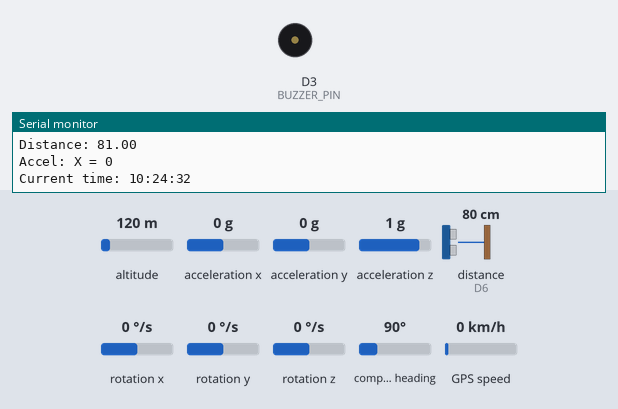
Bench run of a sketch on a simulated ESP8266 (NodeMCU). On the bench: buzzer (waves = sounding), the last lines printed to the serial monitor. The inputs (shaded band) are chosen by the test bench; at power-on: acceleration x 0 g, altitude 120 m, acceleration y 0 g, acceleration z 1 g, distance to the obstacle (sensor on D6) 80 cm, rotation x 0 °/s, rotation y 0 °/s, rotation z 0 °/s, compass heading 90°, GPS speed 0 km/h. The echo pulse lasts 58.3 µs per cm; WiFi joins after 1.5 s; servers stay silent unless stated; network time is answered at once with the bench clock; the local clock reads 2024-03-15 10:24:30 at power-on unless the sketch sets it; the GPS gets a fix after 3 s at 37.7749, -122.4194 with 8 satellites; no MQTT or app messages arrive unless stated.

Above: at 2.7 s.
2.8 s: acceleration x set to -0.3 g
6.1 s: acceleration x set to -0.6 g
At 9.1 s:
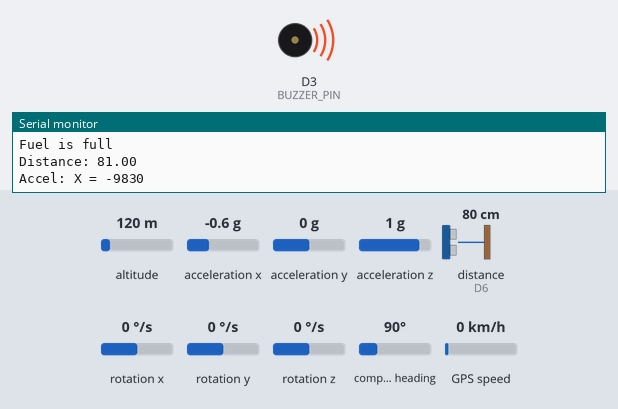
Timing chart, 0 to 10.6 s (numbered marks = the images above; inputs shaded):
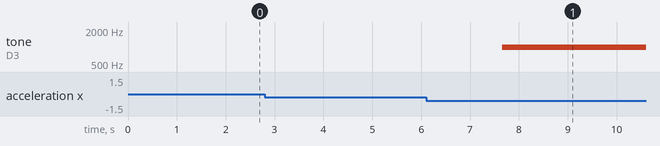

The sketch:

gps_new.ino
```cpp
#include <Arduino.h>
#include <ESP8266WiFi.h>
#include <PubSubClient.h>
#include <NewPing.h>
#include <Wire.h>
#include <MPU6050.h>
#include <NTPClient.h>
#include <WiFiUdp.h>
#include <SoftwareSerial.h>
#include <TinyGPS++.h>

const char *ssid = "vivo";
const char *password = "12345678";

const char *mqttServer = "demo.thingsboard.io"; // ThingsBoard MQTT server
const int mqttPort = 1883;
const char *accessToken = "XYvU4Vbqb1tVCeyGoFTa"; // Device access token from ThingsBoard
const char* ntpServer = "pool.ntp.org";
const long gmtOffset = 19800; // GMT+5:30 (India Standard Time)
const int daylightOffset = 0;

WiFiUDP ntpUDP;
MPU6050 mpu;
WiFiClient wifiClient;
PubSubClient mqttClient(wifiClient);
SoftwareSerial gpsSerial(D7,D8); // RX, TX pins for GPS module
TinyGPSPlus gps;

const int trigPin = D5; // Pin connected to the trigger pin of ultrasonic sensor
const int echoPin = D6; // Pin connected to the ultrasonic sensor's echo
const int alarmHour = 16;   // Set alarm hour (24-hour format)
const int alarmMinute = 05;
bool alarmTriggered = false;
#define BUZZER_PIN D3 // Use the appropriate GPIO pin

NewPing sonar(trigPin, echoPin, 200);
NTPClient timeClient(ntpUDP, ntpServer, gmtOffset, daylightOffset);

void setupWiFi()
{
    delay(10);
    Serial.println();
    Serial.print("Connecting to ");
    Serial.println(ssid);
    WiFi.begin(ssid, password);
    timeClient.begin();

    while (WiFi.status() != WL_CONNECTED)
    {
        delay(500);
        Serial.print(".");
    }

    Serial.println("");
    Serial.println("WiFi connected");
    Serial.println("IP address: ");
    Serial.println(WiFi.localIP());
}

void callback(char *topic, byte *payload, unsigned int length)
{
    Serial.println("Message arrived [Topic: " + String(topic) + "]");
}

void reconnect()
{
    while (!mqttClient.connected())
    {
        Serial.print("Attempting MQTT connection...");

        if (mqttClient.connect("ArduinoClient", accessToken, NULL))
        {
            Serial.println("connected");
        }
        else
        {
            Serial.print("failed, rc=");
            Serial.print(mqttClient.state());
            Serial.println(" retrying in 5 seconds");
            delay(5000);
        }
    }
}

float measureDistance()
{
  unsigned int distance = sonar.ping_cm();
  return distance;
}

void buzz_alert()
{
    tone(BUZZER_PIN, 1000); // Generate a tone of 1000Hz
    delay(1000); // Keep the tone for 1 second
    noTone(BUZZER_PIN); // Turn off the buzzer
    delay(1000); // Pause for 1 second
}

int accelerometer()
{
  // Read accelerometer and gyroscope data
  int16_t ax, ay, az, gx, gy, gz;
  mpu.getMotion6(&ax, &ay, &az, &gx, &gy, &gz);
  return ax;
}

int timer()
{
  timeClient.update();
  int currentHour = timeClient.getHours();
  int currentMinute = timeClient.getMinutes();
  if (!alarmTriggered && currentHour == alarmHour && currentMinute == alarmMinute) {
    // Alarm condition met, trigger your action here
    Serial.println("Alarm triggered!");
    alarmTriggered = true; // Set the alarm as triggered
  }

  for(int i = 0; i <= 5; i++)
  {
    if (alarmTriggered)
    {
      Serial.println("Alarm Triggered");
      tone(BUZZER_PIN, 1000);
      delay(1000);
    }
    return 1;
    break;
  }

  alarmTriggered = false;
  Serial.println("Alarm Reset");
  noTone(BUZZER_PIN);
  return 0;
}

bool getGPSData(float &latitude, float &longitude)
{
    while (gpsSerial.available() > 0)
    {
        if (gps.encode(gpsSerial.read()))
        {
            if (gps.location.isValid())
            {
                latitude = gps.location.lat();
                longitude = gps.location.lng();
                return true; // GPS data successfully read
            }
        }
    }
    return false; // No valid GPS data available
}

void setup()
{
    Serial.begin(115200);
    setupWiFi();
    mqttClient.setServer(mqttServer, mqttPort);
    mqttClient.setCallback(callback);
    gpsSerial.begin(9600);
    pinMode(trigPin, OUTPUT);
    pinMode(echoPin, INPUT);
    pinMode(BUZZER_PIN, OUTPUT);
    Wire.begin(D2, D1);
    mpu.initialize();
    Serial.println("MPU6050 initialized");
}

void loop()
{
    if (!mqttClient.connected())
    {
        reconnect();
    }
    mqttClient.loop();

    float distance = measureDistance();
    if (distance < 10)
    {
      //buzz_alert();
      Serial.println("Fuel is empty");
    }
    else if (distance > 50)
    {
      //buzz_alert();
      Serial.println("Fuel is full");
    }
    int ax = accelerometer();
    Serial.print("Distance: ");
    Serial.println(distance);
    Serial.print("Accel: ");
    Serial.print("X = ");
    Serial.print(ax);

    if(ax > 8000)
    {
      buzz_alert();
    }
    else if(ax <= -8000)
    {
      buzz_alert();
    }

    Serial.println();
    Serial.print("Current time: ");
    Serial.println(timeClient.getFormattedTime());
    int time = timer();

    float latitude, longitude;
    if (getGPSData(latitude, longitude))
    {
        Serial.print("Latitude: ");
        Serial.println(latitude, 6);
        delay(1000);
        Serial.print("Longitude: ");
        Serial.println(longitude, 6);
        delay(1000);
        String gpsPayload = "{\"latitude\": " + String(latitude) + ", \"longitude\": " + String(longitude) + "}";
        char lat[100];
        gpsPayload.toCharArray(lat,100);
        mqttClient.publish("v4/devices/gps/telemetry",lat);

    }


}
```

Measured:
- the behaviour switches between -0.4 and -0.5 g on acceleration x (found by bisection; images 0 and 1)
- after the input at 6.1 s, tone on D3 (BUZZER_PIN): silent → 1000 Hz after 1.6 s
